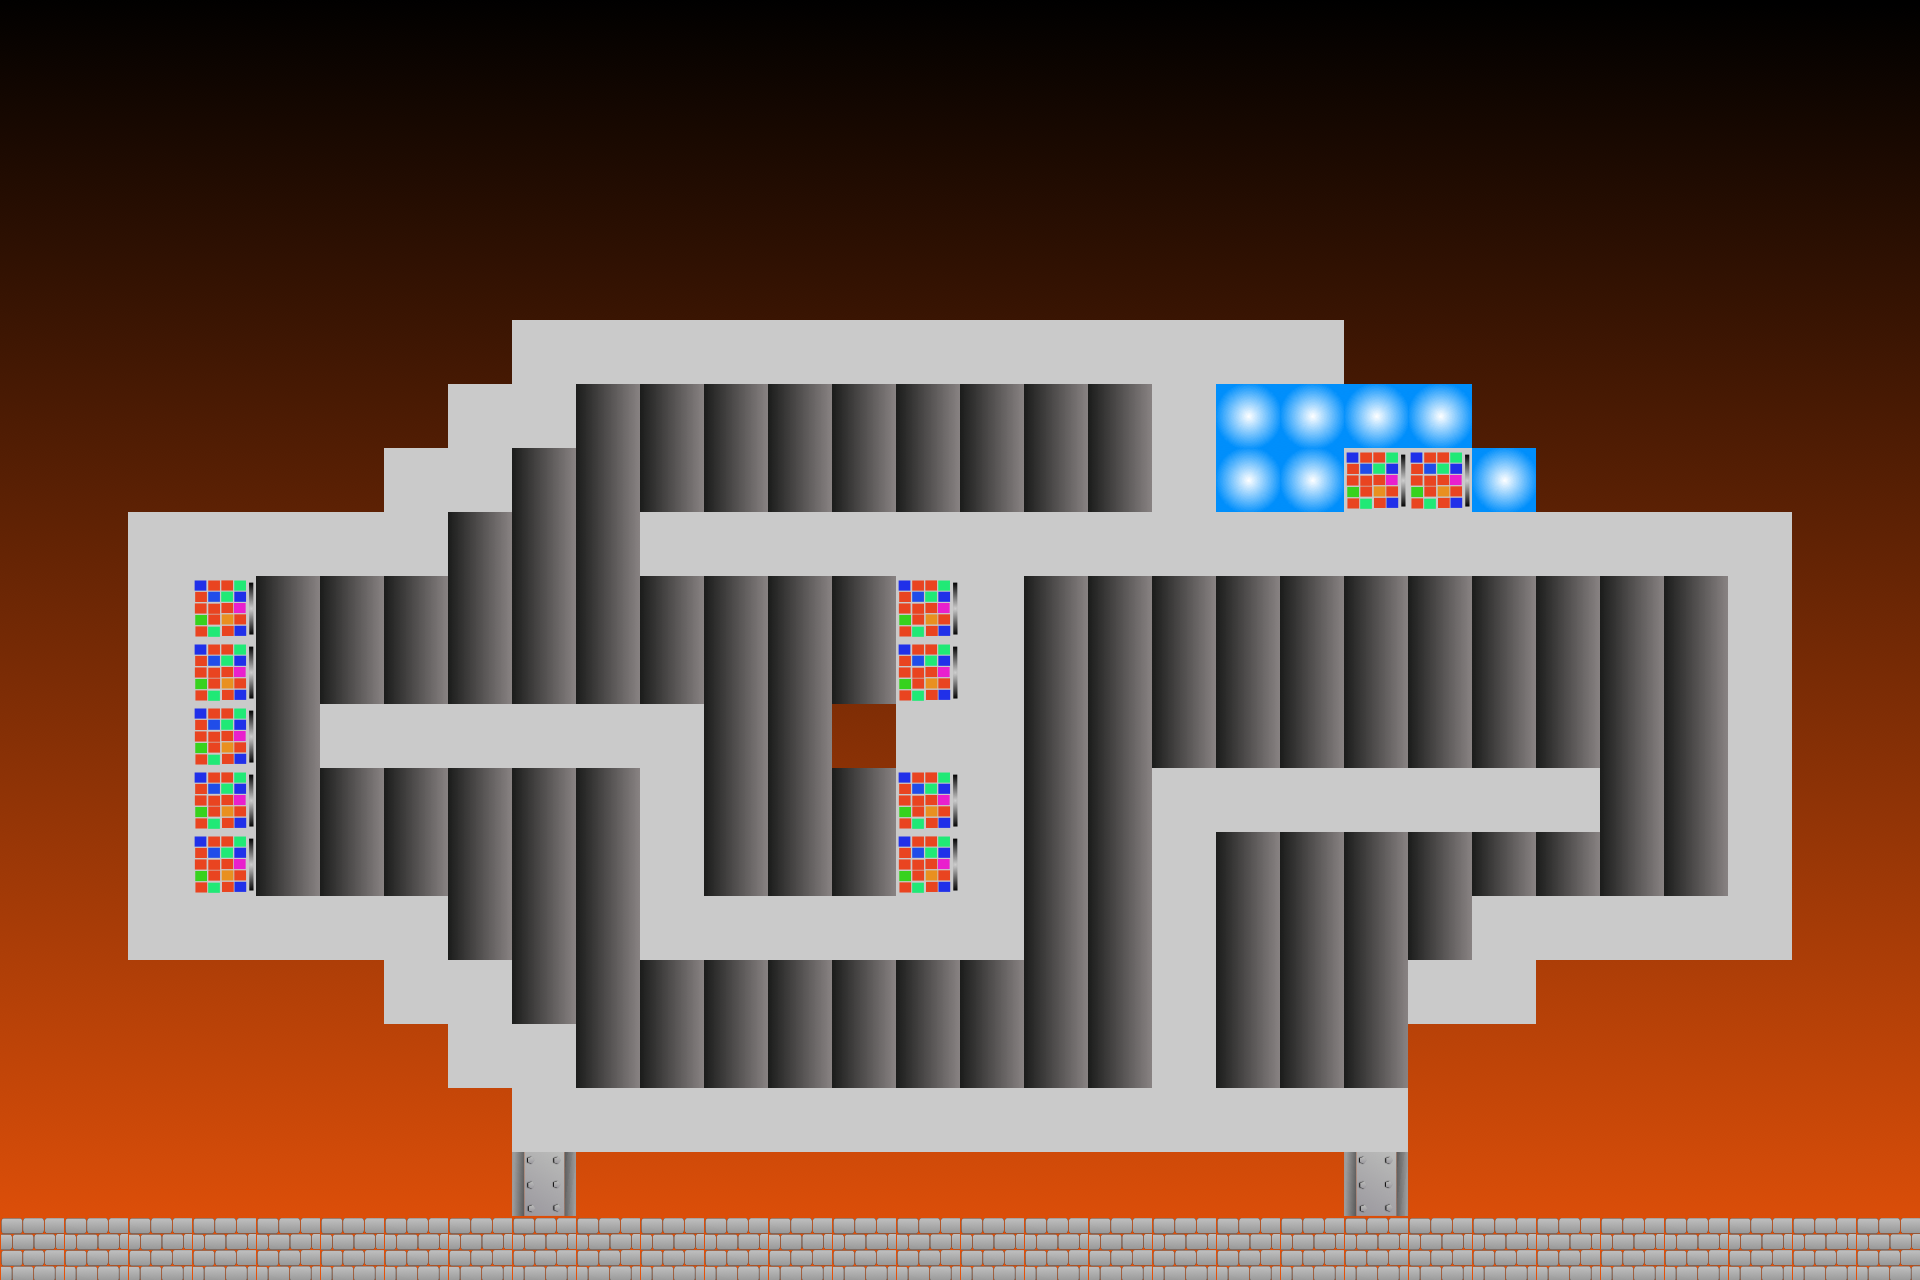

Tiled map render using the project's own tile images. Description and the map definition, with tile-layer contents summarised, below:
An orthogonal 30x20 tile map with 64x64 px tiles, 1 tile layer (Tile Layer 1), 4 tilesets, 1 image layer and 97 objects (47x Star, 7x Enemy, Player, Door, Key, ...).

<map version="1.9" tiledversion="1.9.0" orientation="orthogonal" renderorder="right-down" width="30" height="20" tilewidth="64" tileheight="64" infinite="0" nextlayerid="5" nextobjectid="99">
 <tileset firstgid="1" source="spritesheet.tsx" />
 <tileset firstgid="13" source="bob_walk_2.tsx" />
 <tileset firstgid="25" source="rocket_inside_tiles.tsx" />
 <tileset firstgid="29" source="more_tile.tsx" />
 <imagelayer id="4" name="BackgroundLayer">
  <image source="../images/mars_bkg.png" width="1920" height="1280" />
 </imagelayer>
 <layer id="1" name="Tile Layer 1" width="30" height="20">
  <data>[600 cells, 307 non-empty, 6 distinct tile ids]</data>
 </layer>
 <objectgroup id="2" name="PlatformsLayer">
  <object id="6" x="768" y="320" width="576" height="64" />
  <object id="7" x="1152" y="384" width="64" height="64" />
  <object id="8" x="1216" y="384" width="256" height="128" />
  <object id="9" x="1472" y="448" width="64" height="64" />
  <object id="10" x="448" y="384" width="128" height="64" />
  <object id="11" x="512" y="320" width="192" height="64" />
  <object id="12" x="384" y="448" width="128" height="64" />
  <object id="13" x="128" y="512" width="320" height="64" />
  <object id="14" x="128" y="576" width="128" height="320" />
  <object id="15" x="128" y="896" width="320" height="64" />
  <object id="16" x="384" y="960" width="128" height="64" />
  <object id="17" x="448" y="1024" width="128" height="64" />
  <object id="18" x="512" y="1088" width="64" height="128" />
  <object id="19" x="576" y="1088" width="832" height="64" />
  <object id="20" x="1344" y="1152" width="64" height="64" />
  <object id="21" x="1152" y="768" width="64" height="320" />
  <object id="22" x="1216" y="768" width="384" height="64" />
  <object id="23" x="1408" y="960" width="128" height="64" />
  <object id="24" x="1472" y="896" width="320" height="64" />
  <object id="25" x="1728" y="512" width="64" height="384" />
  <object id="26" x="640" y="512" width="1088" height="64" />
  <object id="27" x="192" y="576" width="64" height="320" />
  <object id="28" x="896" y="576" width="128" height="384" />
  <object id="29" x="832" y="704" width="64" height="64" />
  <object id="30" x="320" y="704" width="384" height="64" />
  <object id="31" x="640" y="704" width="64" height="256" />
  <object id="32" x="640" y="896" width="256" height="64" />
  <object id="35" x="0" y="1216" width="1920" height="64" />
 </objectgroup>
 <objectgroup id="3" name="SpawnLayer">
  <object id="2" name="Player" gid="13" x="1792" y="1216" width="64" height="64" />
  <object id="3" gid="27" x="704" y="384" width="64" height="64" />
  <object id="4" name="Door" gid="2" x="1152" y="512" width="64" height="64">
   <properties>
    <property name="NextLevel" value="level6.tmx" />
   </properties>
  </object>
  <object id="5" name="Key" gid="5" x="192" y="512" width="64" height="64" />
  <object id="33" name="Teleporter" gid="12" x="256" y="1152" width="64" height="64">
   <properties>
    <property name="Target" type="object" value="34" />
   </properties>
  </object>
  <object id="34" x="1792" y="1088">
   <point />
  </object>
  <object id="36" name="Enemy" gid="7" x="704" y="1088" width="64" height="64">
   <properties>
    <property name="Target" type="object" value="45" />
   </properties>
  </object>
  <object id="37" name="Enemy" gid="7" x="832" y="896" width="64" height="64">
   <properties>
    <property name="Target" type="object" value="49" />
   </properties>
  </object>
  <object id="38" name="Enemy" gid="7" x="960" y="512" width="64" height="64">
   <properties>
    <property name="Target" type="object" value="48" />
   </properties>
  </object>
  <object id="39" name="Enemy" gid="7" x="1408" y="960" width="64" height="64">
   <properties>
    <property name="Target" type="object" value="47" />
   </properties>
  </object>
  <object id="40" name="Enemy" gid="7" x="1152" y="768" width="64" height="64">
   <properties>
    <property name="Target" type="object" value="46" />
   </properties>
  </object>
  <object id="41" name="Enemy" gid="7" x="256" y="896" width="64" height="64">
   <properties>
    <property name="Target" type="object" value="44" />
   </properties>
  </object>
  <object id="42" name="Enemy" gid="7" x="640" y="704" width="64" height="64">
   <properties>
    <property name="Target" type="object" value="43" />
   </properties>
  </object>
  <object id="43" x="320" y="640">
   <point />
  </object>
  <object id="44" x="384" y="832">
   <point />
  </object>
  <object id="45" x="1088" y="1024">
   <point />
  </object>
  <object id="46" x="1536" y="704">
   <point />
  </object>
  <object id="62" x="1536" y="640">
   <point />
  </object>
  <object id="47" x="1408" y="896">
   <point />
  </object>
  <object id="48" x="640" y="448">
   <point />
  </object>
  <object id="49" x="704" y="832">
   <point />
  </object>
  <object id="50" name="Star" gid="30" x="1216" y="768" width="64" height="64" />
  <object id="95" name="Star" gid="30" x="1216" y="1088" width="64" height="64" />
  <object id="96" name="Star" gid="30" x="1216" y="1024" width="64" height="64" />
  <object id="97" name="Star" gid="30" x="1216" y="960" width="64" height="64" />
  <object id="63" name="Star" gid="30" x="1024" y="640" width="64" height="64" />
  <object id="64" name="Star" gid="30" x="1024" y="704" width="64" height="64" />
  <object id="65" name="Star" gid="30" x="1024" y="768" width="64" height="64" />
  <object id="66" name="Star" gid="30" x="1024" y="832" width="64" height="64" />
  <object id="67" name="Star" gid="30" x="1024" y="896" width="64" height="64" />
  <object id="68" name="Star" gid="30" x="1024" y="960" width="64" height="64" />
  <object id="69" name="Star" gid="30" x="1024" y="1088" width="64" height="64" />
  <object id="70" name="Star" gid="30" x="1024" y="1088" width="64" height="64" />
  <object id="71" name="Star" gid="30" x="960" y="1088" width="64" height="64" />
  <object id="72" name="Star" gid="30" x="896" y="1088" width="64" height="64" />
  <object id="73" name="Star" gid="30" x="832" y="1088" width="64" height="64" />
  <object id="74" name="Star" gid="30" x="768" y="1088" width="64" height="64" />
  <object id="75" name="Star" gid="30" x="448" y="960" width="64" height="64" />
  <object id="76" name="Star" gid="30" x="320" y="896" width="64" height="64" />
  <object id="77" name="Star" gid="30" x="320" y="896" width="64" height="64" />
  <object id="78" name="Star" gid="30" x="320" y="704" width="64" height="64" />
  <object id="79" name="Star" gid="30" x="384" y="704" width="64" height="64" />
  <object id="80" name="Star" gid="30" x="448" y="704" width="64" height="64" />
  <object id="81" name="Star" gid="30" x="512" y="704" width="64" height="64" />
  <object id="91" name="Star" gid="30" x="640" y="512" width="64" height="64" />
  <object id="92" name="Star" gid="30" x="704" y="512" width="64" height="64" />
  <object id="93" name="Star" gid="30" x="768" y="512" width="64" height="64" />
  <object id="94" name="Star" gid="30" x="832" y="512" width="64" height="64" />
  <object id="82" name="Star" gid="30" x="704" y="896" width="64" height="64" />
  <object id="83" name="Star" gid="30" x="768" y="896" width="64" height="64" />
  <object id="84" name="Star" gid="30" x="768" y="832" width="64" height="64" />
  <object id="86" name="Star" gid="30" x="832" y="704" width="64" height="64" />
  <object id="89" name="Star" gid="30" x="768" y="704" width="64" height="64" />
  <object id="90" name="Star" gid="30" x="768" y="768" width="64" height="64" />
  <object id="87" name="Star" gid="30" x="832" y="640" width="64" height="64" />
  <object id="88" name="Star" gid="30" x="768" y="640" width="64" height="64" />
  <object id="85" name="Star" gid="30" x="704" y="832" width="64" height="64" />
  </objectgroup>
</map>
<!-- 12 of 97 objects omitted -->